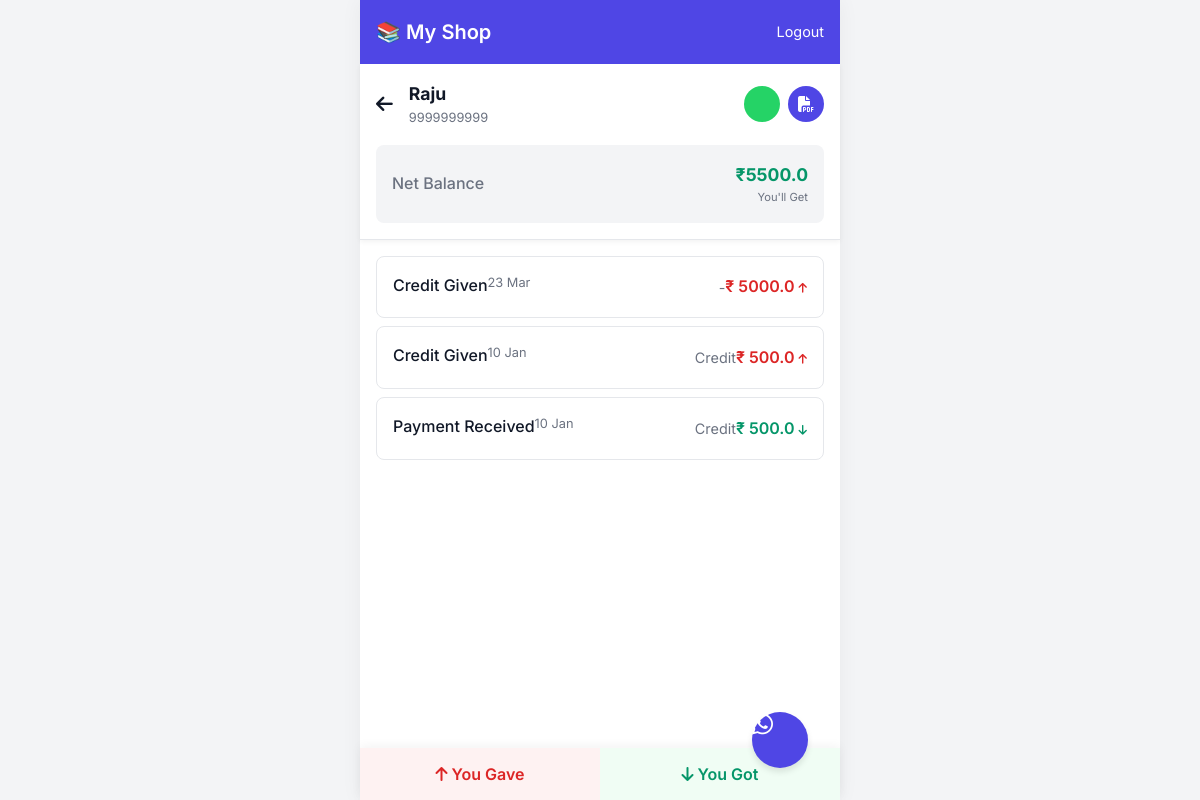
Screenshot of /customer/1 (signed in) with the database file from the repository.
### models.py (models this page shows)
class User(UserMixin, db.Model):
    id = db.Column(db.Integer, primary_key=True)
    username = db.Column(db.String(150), unique=True, nullable=False)
    password = db.Column(db.String(150), nullable=False)
    business_name = db.Column(db.String(150), nullable=True)
    customers = db.relationship('Customer', backref='owner', lazy=True)

class Customer(db.Model):
    id = db.Column(db.Integer, primary_key=True)
    name = db.Column(db.String(150), nullable=False)
    phone = db.Column(db.String(20), nullable=True)
    user_id = db.Column(db.Integer, db.ForeignKey('user.id'), nullable=False)
    transactions = db.relationship('Transaction', backref='customer', lazy=True)
    @property
    def balance(self):
        total = 0
        for tx in self.transactions:
            if tx.type == 'GAVE':
                total += tx.amount
            elif tx.type == 'GOT':
                total -= tx.amount
        return total

class Transaction(db.Model):
    id = db.Column(db.Integer, primary_key=True)
    amount = db.Column(db.Float, nullable=False)
    type = db.Column(db.String(10), nullable=False) # 'GAVE' or 'GOT'
    description = db.Column(db.String(200), nullable=True)
    timestamp = db.Column(db.DateTime, default=datetime.utcnow)
    customer_id = db.Column(db.Integer, db.ForeignKey('customer.id'), nullable=False)

### routes.py (the view)
@main.route('/customer/<int:id>')
@login_required
def customer_detail(id):
    customer = Customer.query.get_or_404(id)
    if customer.user_id != current_user.id:
        return redirect(url_for('main.dashboard'))
    return render_template('customer.html', customer=customer)

### app.py (called while the page is built)
def create_app():
    app = Flask(__name__)
    app.config['SECRET_KEY'] = 'secret-key-goes-here' # In prod, use env var
    app.config['SQLALCHEMY_DATABASE_URI'] = 'sqlite:///db.sqlite'
    app.config['SQLALCHEMY_TRACK_MODIFICATIONS'] = False
    db.init_app(app)
    login_manager = LoginManager()
    login_manager.login_view = 'auth.login'
    login_manager.init_app(app)
    @login_manager.user_loader
    def load_user(id):
        return User.query.get(int(id))
    from routes import main as main_blueprint
    from auth import auth as auth_blueprint
    app.register_blueprint(main_blueprint)
    app.register_blueprint(auth_blueprint)
    with app.app_context():
        db.create_all()
    return app

### templates/customer.html (shortened to what this page needs)
{% extends "base.html" %}
{% block content %}
<div
    style="padding: 1rem; background: #fff; border-bottom: 1px solid var(--border); position: sticky; top: 60px; z-index: 50; box-shadow: 0 2px 5px rgba(0,0,0,0.05);">
    <div style="display: flex; align-items: center; gap: 1rem;">
        <a href="{{ url_for('main.dashboard') }}"
            style="text-decoration: none; font-size: 1.2rem; color: var(--text-main);"><i
                class="fas fa-arrow-left"></i></a>
        <div style="flex: 1;">
            <h2 style="font-size: 1.1rem; margin: 0;">{{ customer.name }}</h2>
            <p style="font-size: 0.8rem; color: var(--text-muted); margin: 0;">{{ customer.phone or 'No Phone' }}</p>
        </div>
        <div style="display: flex; gap: 0.5rem;">
            {% if customer.phone %}
            <a href="https://wa.me/{{ customer.phone }}?text=Hello {{ customer.name }}, your pending balance with {{ current_user.business_name }} is {{ customer.balance }}. Please pay specifically."
                target="_blank"
                style="width: 36px; height: 36px; border-radius: 50%; background: #25D366; color: white; display: flex; align-items: center; justify-content: center; text-decoration: none;">
                <i class="fab fa-whatsapp"></i>
            </a>
            {% endif %}
            <a href="{{ url_for('main.customer_report', id=customer.id) }}" target="_blank"
                style="width: 36px; height: 36px; border-radius: 50%; background: var(--primary); color: white; display: flex; align-items: center; justify-content: center; text-decoration: none;">
                <i class="fas fa-file-pdf"></i>
            </a>
        </div>
    </div>
    <div
        style="margin-top: 1rem; padding: 1rem; background: var(--bg-color); border-radius: 8px; display: flex; justify-content: space-between; align-items: center;">
        <span style="font-weight: 500; color: var(--text-muted);">Net Balance</span>
        {% if customer.balance > 0 %}
        <div style="text-align: right;">
            <strong style="color: var(--success); font-size: 1.1rem;">₹{{ customer.balance }}</strong>
            <span style="display: block; font-size: 0.7rem; color: var(--text-muted);">You'll Get</span>
        </div>
        {% elif customer.balance < 0 %} <div style="text-align: right;">
            <strong style="color: var(--danger); font-size: 1.1rem;">₹{{ customer.balance | abs }}</strong>
            <span style="display: block; font-size: 0.7rem; color: var(--text-muted);">You'll Give</span>
    </div>
    {% else %}
    <strong style="color: var(--text-muted);">Settled</strong>
    {% endif %}
</div>
</div>
<div class="tx-list" style="padding: 1rem; padding-bottom: 5rem;">
    {% for tx in customer.transactions|sort(attribute='timestamp', reverse=True) %}
    <div class="tx-item"
        style="background: white; border-radius: 8px; padding: 1rem; margin-bottom: 0.5rem; border: 1px solid var(--border);">
        <div style="display: flex; justify-content: space-between; margin-bottom: 0.2rem;">
            <span style="font-weight: 500;">{{ 'Credit Given' if tx.type == 'GAVE' else 'Payment Received' }}</span>
            <span style="font-size: 0.8rem; color: var(--text-muted);">{{ tx.timestamp.strftime('%d %b') }}</span>
        </div>
        <div style="display: flex; justify-content: space-between; align-items: center;">
            <p style="color: var(--text-muted); font-size: 0.9rem;">{{ tx.description or '-' }}</p>
            {% if tx.type == 'GAVE' %}
            <span style="color: var(--danger); font-weight: 600;">₹ {{ tx.amount }} <i class="fas fa-arrow-up"
                    style="font-size: 0.7rem;"></i></span>
            {% else %}
            <span style="color: var(--success); font-weight: 600;">₹ {{ tx.amount }} <i class="fas fa-arrow-down"
                    style="font-size: 0.7rem;"></i></span>
            {% endif %}
        </div>
    </div>
    {% else %}
    <div style="padding: 2rem; text-align: center; color: var(--text-muted);">
        No transactions yet.
    </div>
    {% endfor %}
</div>
<div class="tx-actions">
    <button class="tx-btn gave" onclick="openTxModal('GAVE')">
        <i class="fas fa-arrow-up"></i> You Gave
    </button>
    <button class="tx-btn got" onclick="openTxModal('GOT')">
        <i class="fas fa-arrow-down"></i> You Got
    </button>
</div>
{% endblock %}

### templates/base.html (shortened to what this page needs)
<!DOCTYPE html>
<html lang="en">
<head>
    <link rel="stylesheet" href="{{ url_for('static', filename='css/style.css') }}">
    <link rel="stylesheet" href="https://cdnjs.cloudflare.com/ajax/libs/font-awesome/6.4.0/css/all.min.css">
</head>
<body>
    <div class="container">
        {% if current_user.is_authenticated %}
        <header class="header">
            <div class="brand">
                <h1>📚 {{ current_user.business_name or 'My Business' }}</h1>
            </div>
            <div class="nav">
                <a href="{{ url_for('auth.logout') }}">Logout</a>
            </div>
        </header>
        {% endif %}
        {% block content %}{% endblock %}
    </div>
</body>
</html>

### static/css/style.css (style rules this page uses)
:root { --primary: #4f46e5; --primary-dark: #4338ca; --secondary: #ffffff; --bg-color: #f3f4f6; --text-main: #111827; --text-muted: #6b7280; --success: #059669; --danger: #dc2626; --border: #e5e7eb; }
* { box_sizing: border-box; margin: 0; padding: 0; font-family: 'Inter', -apple-system, BlinkMacSystemFont, 'Segoe UI', Roboto, sans-serif; }
body { background-color: var(--bg-color); color: var(--text-main); line-height: 1.6; }
.container { max-width: 480px; margin: 0 auto; background: white; min-height: 100vh; box-shadow: 0 0 20px rgba(0, 0, 0, 0.05); position: relative; }
.header { background-color: var(--primary); color: white; padding: 1rem; display: flex; justify-content: space-between; align-items: center; position: sticky; top: 0; z-index: 100; }
.header h1 { font-size: 1.25rem; font-weight: 600; }
.header a { color: white; text-decoration: none; font-size: 0.9rem; }
.fab { position: fixed; bottom: 2rem; right: 50%; transform: translateX(50%); background: var(--primary); color: white; width: 3.5rem; height: 3.5rem; border-radius: 50%; display: flex; align-items: center; justify-content: center; box-shadow: 0 4px 6px rgba(0, 0, 0, 0.1); font-size: 1.5rem; text-decoration: none; border: none; cursor: pointer; }
@media (min-width: 480px) { .fab { right: calc(50% - 240px + 2rem); transform: none; } }
.tx-actions { position: fixed; bottom: 0; left: 0; width: 100%; display: flex; background: white; box-shadow: 0 -2px 10px rgba(0, 0, 0, 0.05); }
@media (min-width: 480px) { .tx-actions { width: 480px; left: 50%; transform: translateX(-50%); } }
.tx-btn { flex: 1; padding: 1rem; border: none; font-weight: 600; cursor: pointer; font-size: 1rem; }
.tx-btn.gave { background-color: #fef2f2; color: var(--danger); }
.tx-btn.got { background-color: #f0fdf4; color: var(--success); }
.tx-list { padding-bottom: 4rem; }
.tx-item { padding: 1rem; border-bottom: 1px solid var(--border); display: flex; justify-content: space-between; }

### rows the page displays
User: business_name "My Shop"
Customer: name "Raju", phone "9999999999"
Transaction: balance "5500.0", type "Payment Received", timestamp "10 Jan", description "Credit", amount "500.0"
Transaction: type "Credit Given", timestamp "23 Mar", description "-", amount "5000.0"
Transaction: type "Credit Given", timestamp "10 Jan", description "Credit", amount "500.0"
